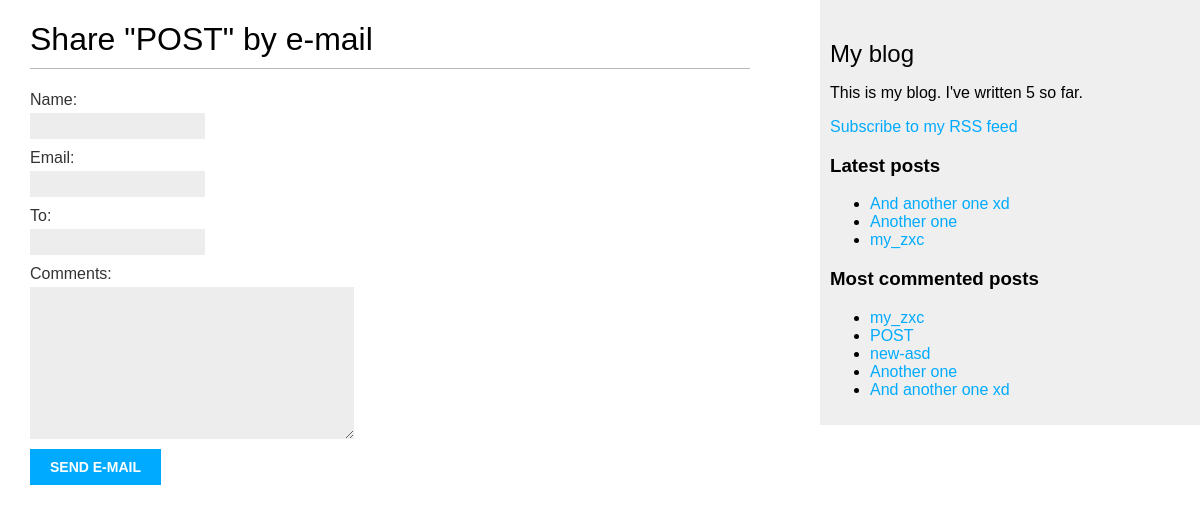
/blog/1/share/, run on an earlier commit of the app's database.
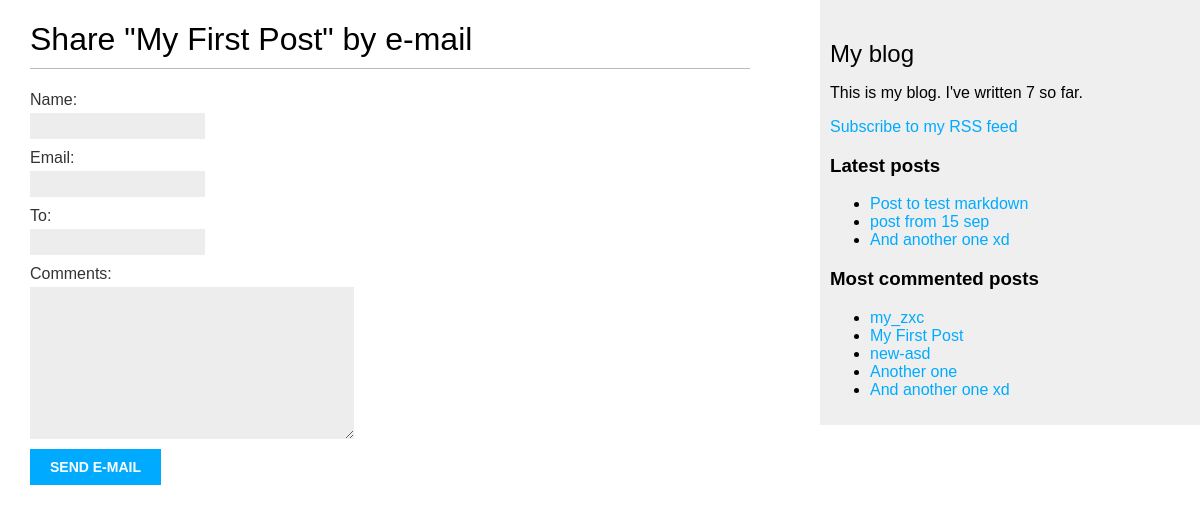
And on a later commit of the database.
### blog/models.py (models this page shows, shortened)
class Post(models.Model):
    class Status(models.TextChoices):
        DRAFT = 'DF', 'DRAFT'
        PUBLISHED = 'PB', 'PUBLISHED'
    title = models.CharField(max_length=250)
    slug = models.SlugField(max_length=250)
    author = models.ForeignKey(User,
                               on_delete=models.CASCADE,
                               related_name='blog_posts')
    body = models.TextField()
    publish = models.DateTimeField(default=timezone.now)
    created = models.DateTimeField(auto_now_add=True)
    updated = models.DateTimeField(auto_now=True)
    status = models.CharField(max_length=2,
                              choices=Status.choices,
                              default=Status.DRAFT)
    objects = models.Manager()      # Менеджер по-умолчанию
    published = PublishedManager()  # Конкретно-прикладной менеджер
    tags = TaggableManager()        # Позволяет добавлять, извлекать и удалять теги из объектов Post
    class Meta:
        ordering = ['-publish']  # Отображение постов в порядке (сначала новые)
        indexes = [
            models.Index(fields=['-publish']),
        ]
    def get_absolute_url(self):
        return reverse('blog:post_detail',
                       args=[self.publish.year,
                             self.publish.month,
                             self.publish.day,
                             self.slug])

### blog/views.py (the view)
# urls.py: path('<int:post_id>/share/', views.post_share, name='post_share'),
def post_share(request, post_id):
    post = get_object_or_404(Post,
                             id=post_id,
                             status=Post.Status.PUBLISHED)
    sent = False
    if request.method == 'POST':
        form = EmailPostForm(request.POST)
        if form.is_valid():
            cd = form.cleaned_data
            post_url = request.build_absolute_uri(post.get_absolute_url())
            subject = f"{cd['name']} recommends you to read {post.title}"
            message = f"Read {post.title} at {post_url}\n\n\
                {cd['name']} comments: {cd['comments']}"
            send_mail(subject, message, 'pvlegostaev@gmail.com', [cd['to']])
            sent = True
    else:
        form = EmailPostForm()
    return render(request, 'blog/post/share.html', {'post': post,
                                                    'form': form,
                                                    'sent': sent})

### blog/forms.py
class EmailPostForm(forms.Form):
    name = forms.CharField(max_length=25)
    email = forms.EmailField()
    to = forms.EmailField()
    comments = forms.CharField(required=False,
                               widget=forms.Textarea)

### blog/models.py (called while the page is built)
    def get_queryset(self):
        return super().get_queryset().filter(status=Post.Status.PUBLISHED)

### blog/templatetags/blog_tags.py (called while the page is built)
@register.simple_tag             # Декоратор регистрирует функцию как simple_tag. При необходимости задать другое имя: @register.simple_tag(name='tag_name')
def total_posts():
    return Post.published.count()

@register.inclusion_tag('blog/post/latest_posts.html')
def show_latest_posts(count=5):
    latest_posts = Post.published.order_by('-publish')[:count]
    return {'latest_posts': latest_posts}

@register.simple_tag
def get_most_commented_posts(count=5):
    return Post.published.annotate(total_comments = Count('comments')).order_by('-total_comments')[:count]

### blog/templates/blog/post/share.html (shortened to what this page needs)
{% extends "blog/base.html" %}
{% block content %}
    {% if sent %}
        <h1>E-mail succesfully sent</h1>
        <p>
            "{{ post.title }}" was succesfully sent
            to {{ form.cleaned_data.to }}.
        </p>
    {% else %}
        <h1>Share "{{ post.title }}" by e-mail</h1>
        <form method="post">
            {{ form.as_p }}
            <input type="submit" value="Send e-mail">
        </form>
    {% endif %}
{% endblock %}

### blog/templates/blog/base.html (shortened to what this page needs)
{% load blog_tags %}
{% load static %}
<!DOCTYPE html>
<html lang="en">
<head>
    <link href="{% static "css/static.css" %}" rel="stylesheet">
</head>
<body>
    <div id="content">
        {% block content %}
        {% endblock %}
    </div>
    <div id="sidebar">
        <h2>My blog</h2>
        <p>This is my blog.
           I've written {% total_posts %} so far.
        </p>
        <p>
            <a href="{% url "blog:post_feed" %}">
            Subscribe to my RSS feed
            </a>
        </p>
        <h3>Latest posts</h3>
        {% show_latest_posts 3 %}
        <h3>Most commented posts</h3>
        {% get_most_commented_posts as most_commented_posts %}
        <ul>
            {% for post in most_commented_posts %}
            <li>
                <a href="{{ post.get_absolute_url }}">{{ post.title }}</a>
            </li>
            {% endfor %}
        </ul>
    </div>
</body>
</html>

### blog/templates/blog/post/latest_posts.html
<ul>
    {% for post in latest_posts %}
    <li>
        <a href="{{ post.get_absolute_url }}">{{ post.title }}</a>
    </li>
    {% endfor %}
</ul>

What changed in the data, as far as the page shows it:
no longer on one of the page's lists (row unchanged): Post: title "my_zxc"
no longer on one of the page's lists (row unchanged): Post: title "Another one"
changed Post: title "POST" → "My First Post"
added Post: title "Post to test markdown", shown under "Latest posts"
added Post: title "post from 15 sep", shown under "Latest posts"
Also different on the page:
text no longer shown: "5"
text now shown: "7"
